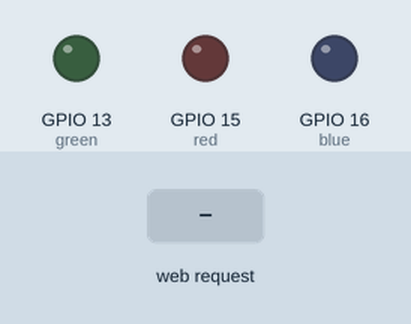
The sketch below on a simulated ESP8266 (NodeMCU). Shown: output pins drawn as LEDs (lit = HIGH). Inputs (shaded band) come from the test bench. WiFi joins after 1.5 s; servers stay silent unless stated; what the sketch prints to the serial monitor is not drawn.

Above: at 2.7 s.
2.8 s: HTTP request GET /RedLED=ON received
At 3.3 s:
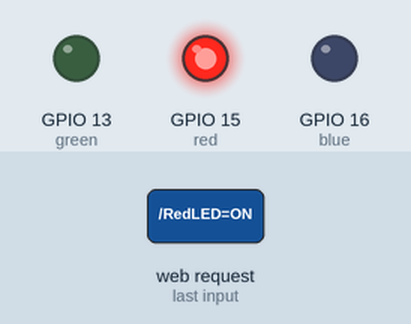
4.3 s: HTTP request GET /GreenLED=ON received
At 5.5 s:
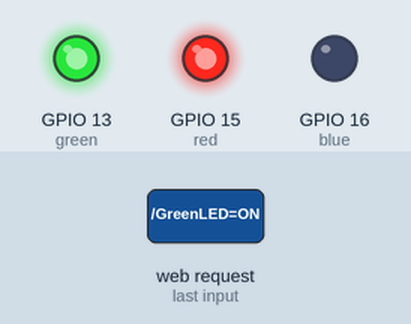
5.8 s: HTTP request GET /RedLED=OFF received
At 6.8 s:
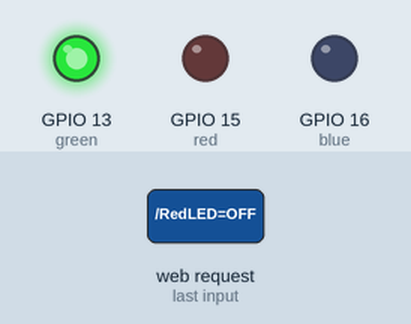
7.3 s: HTTP request GET /BlueLED=ON received
At 8.0 s:
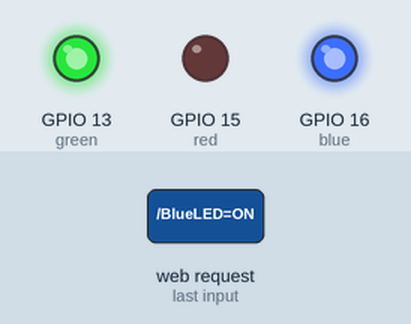
8.8 s: HTTP request GET /GreenLED=OFF received
At 9.1 s:
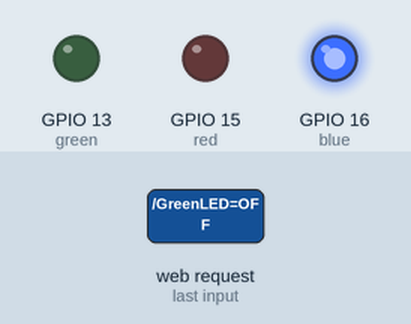
10.3 s: HTTP request GET /RedLED=ON received
At 11.4 s:
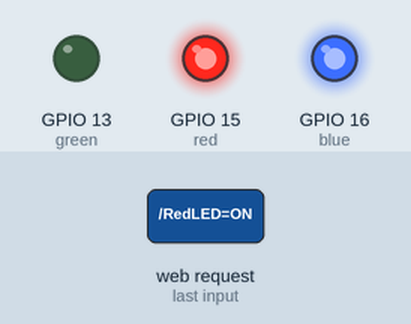
Timing chart, 0 to 12.8 s (numbered marks = the images above; inputs shaded):
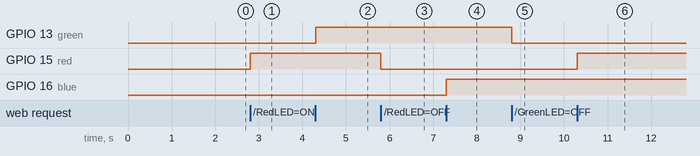

Measured:
- after the input at 2.8 s, GPIO 15 (red): LOW → HIGH at once
- after the input at 4.3 s, GPIO 13 (green): LOW → HIGH at once
- after the input at 5.8 s, GPIO 15 (red): HIGH → LOW at once
- after the input at 7.3 s, GPIO 16 (blue): LOW → HIGH at once
- after the input at 8.8 s, GPIO 13 (green): HIGH → LOW at once
- after the input at 10.3 s, GPIO 15 (red): LOW → HIGH at once

The sketch:

3_LED_Web.ino
```cpp
#include <ESP8266WiFi.h>

const char* ssid = ""; //your wifi name
const char* password = ""; //your wifi password

const int red = 15;   //D8
const int green = 13; //D7
const int blue = 16;  //D0

int redvalue = LOW;
int greenvalue = LOW;
int bluevalue = LOW;

WiFiServer server(80);

void setup() {
  // put your setup code here, to run once:
  Serial.begin(115200);

  pinMode(red, OUTPUT);
  pinMode(blue, OUTPUT);
  pinMode(green, OUTPUT);

  digitalWrite(red, LOW);
  digitalWrite(blue, LOW);
  digitalWrite(green, LOW);

  //Connect to WiFi network
  Serial.println();
  Serial.println();
  Serial.print("Connecting to ");
  Serial.println(ssid);

  WiFi.begin(ssid, password);

  while(WiFi.status() != WL_CONNECTED){
    delay(500);
    Serial.print(".");
  }
  Serial.println("");
  Serial.println("WiFi connected");

  //Start the server
  server.begin();
  Serial.println("Server started");

  //Print IP address
  Serial.print("Use this URL to connect: ");
  Serial.print("http://");
  Serial.print(WiFi.localIP());
  Serial.println("/");
}

void loop() {

  //Wait until the client sends some data
  WiFiClient client = server.available();
  if(!client){
    return;
  }

  Serial.println("new client");
  while(!client.available()){
    delay(1);
  }

  //Read the first line of the request
  String request = client.readStringUntil('\r');
  Serial.println(request);
  client.flush();

  //Match the request
  if(request.indexOf("/RedLED=ON")!= -1){
    digitalWrite(red, HIGH);
    redvalue = HIGH;
  }
  if(request.indexOf("/RedLED=OFF")!= -1){
    digitalWrite(red, LOW);
    redvalue = LOW;
  }
  if(request.indexOf("/GreenLED=ON")!= -1){
    digitalWrite(green, HIGH);
    greenvalue = HIGH;
  }
  if(request.indexOf("/GreenLED=OFF")!= -1){
    digitalWrite(green, LOW);
    greenvalue = LOW;
  }
  if(request.indexOf("/BlueLED=ON")!= -1){
    digitalWrite(blue, HIGH);
    bluevalue = HIGH;
  }
  if(request.indexOf("/BlueLED=OFF")!= -1){
    digitalWrite(blue, LOW);
    bluevalue = LOW;
  }

  //Return the response
  client.println("HTTP/1.1 200 OK");
  client.println("Content-Type: text/html");
  client.println("");
  client.println("<!DOCTYPE HTML>");
  client.println("<html>");

  client.println("<br><br>");
  client.println("<a href=\"/RedLED=ON\"\"><button style=\"background-color: tomato;font-family:verdana;height:180px;width:220px;font-size:46px;color:black;text-align:center\"> Turn Red On </button></a>");
  client.println("<a href=\"/RedLED=OFF\"\"><button style=\"background-color: silver;font-family:verdana;height:180px;width:220px;font-size:46px;color:black;text-align:center\"> Turn Red Off </button></a></br>");

  client.println("<br><br>");
  client.println("<a href=\"/GreenLED=ON\"\"><button style=\"background-color: springgreen;font-family:verdana;height:180px;width:240px;font-size:46px;color:black;text-align:center\"> Turn Green On </button></a>");
  client.println("<a href=\"/GreenLED=OFF\"\"><button style=\"background-color: silver;font-family:verdana;height:180px;width:240px;font-size:46px;color:black;text-align:center\"> Turn Green Off </button></a></br>");

  client.println("<br><br>");
  client.println("<a href=\"/BlueLED=ON\"\"><button style=\"background-color: deepskyblue;font-family:verdana;height:180px;width:200px;font-size:46px;color:black;text-align:center\"> Turn Blue On </button></a>");
  client.println("<a href=\"/BlueLED=OFF\"\"><button style=\"background-color: silver;font-family:verdana;height:180px;width:220px;font-size:46px;color:black;text-align:center\"> Turn Blue Off </button></a></br>");
  client.println("</html>");

  delay(100);
  Serial.println("Client disconnected");
  Serial.println("");
}
```
